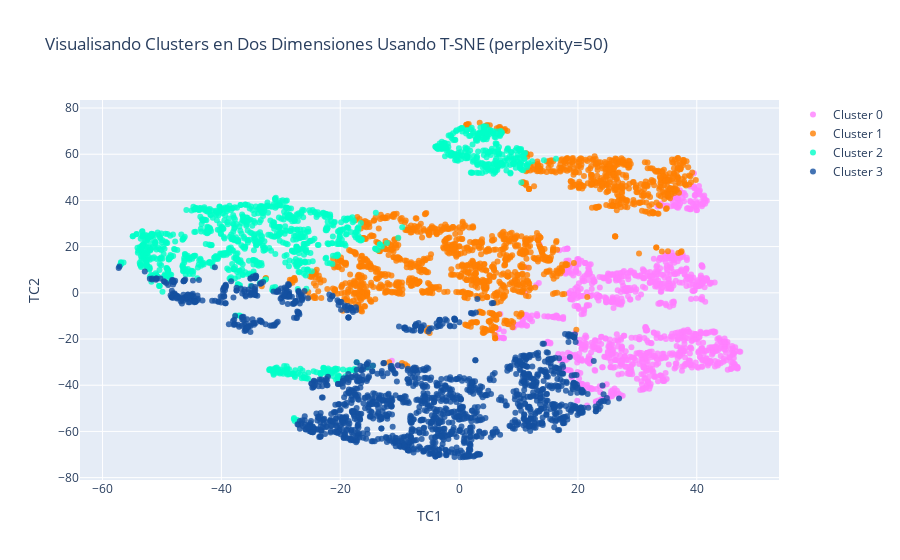

Here is the notebook cell this chart was saved with:
### Markdown cell above
### Visualización 2-D:

### Code cell
#Instrucciones para construir la visualización 2-D

#trace1 es para 'Cluster 0'
trace1 = go.Scatter(
                    x = cluster0["TC1_2d"],
                    y = cluster0["TC2_2d"],
                    mode = "markers",
                    name = "Cluster 0",
                    marker = dict(color = 'rgba(255, 128, 255, 0.8)'),
                    text = None)

#trace2 es para 'Cluster 1'
trace2 = go.Scatter(
                    x = cluster1["TC1_2d"],
                    y = cluster1["TC2_2d"],
                    mode = "markers",
                    name = "Cluster 1",
                    marker = dict(color = 'rgba(255, 128, 2, 0.8)'),
                    text = None)

#trace3 es para 'Cluster 2'
trace3 = go.Scatter(
                    x = cluster2["TC1_2d"],
                    y = cluster2["TC2_2d"],
                    mode = "markers",
                    name = "Cluster 2",
                    marker = dict(color = 'rgba(0, 255, 200, 0.8)'),
                    text = None)

#trace4 es para 'Cluster 3'
trace4 = go.Scatter(
                    x = cluster3["TC1_2d"],
                    y = cluster3["TC2_2d"],
                    mode = "markers",
                    name = "Cluster 3",
                    marker = dict(color = 'rgba(20, 80, 160, 0.8)'),
                    text = None)

data = [trace1, trace2, trace3, trace4]

title = "Visualisando Clusters en Dos Dimensiones Usando T-SNE (perplexity=" + str(perplexity) + ")"

layout = dict(title = title,
              xaxis= dict(title= 'TC1',ticklen= 5,zeroline= False),
              yaxis= dict(title= 'TC2',ticklen= 5,zeroline= False)
             )

fig = dict(data = data, layout = layout)

iplot(fig)

### Figure 1 — Plotly figure (JSON) as saved in the notebook; plotly's stock layout.template omitted (floating-point values rounded to 4 significant figures; data arrays with more than 128 entries replaced by an {"elided": "..."} marker saying what was removed)
{"data": [{"marker": {"color": "rgba(255, 128, 255, 0.8)"}, "mode": "markers", "name": "Cluster 0", "type": "scatter", "x": {"elided": "1069 float values"}, "y": {"elided": "1069 float values"}}, {"marker": {"color": "rgba(255, 128, 2, 0.8)"}, "mode": "markers", "name": "Cluster 1", "type": "scatter", "x": {"elided": "1466 float values"}, "y": {"elided": "1466 float values"}}, {"marker": {"color": "rgba(0, 255, 200, 0.8)"}, "mode": "markers", "name": "Cluster 2", "type": "scatter", "x": {"elided": "1198 float values"}, "y": {"elided": "1198 float values"}}, {"marker": {"color": "rgba(20, 80, 160, 0.8)"}, "mode": "markers", "name": "Cluster 3", "type": "scatter", "x": {"elided": "1544 float values"}, "y": {"elided": "1544 float values"}}], "layout": {"title": {"text": "Visualisando Clusters en Dos Dimensiones Usando T-SNE (perplexity=50)"}, "xaxis": {"ticklen": 5, "title": {"text": "TC1"}, "zeroline": false}, "yaxis": {"ticklen": 5, "title": {"text": "TC2"}, "zeroline": false}}}
